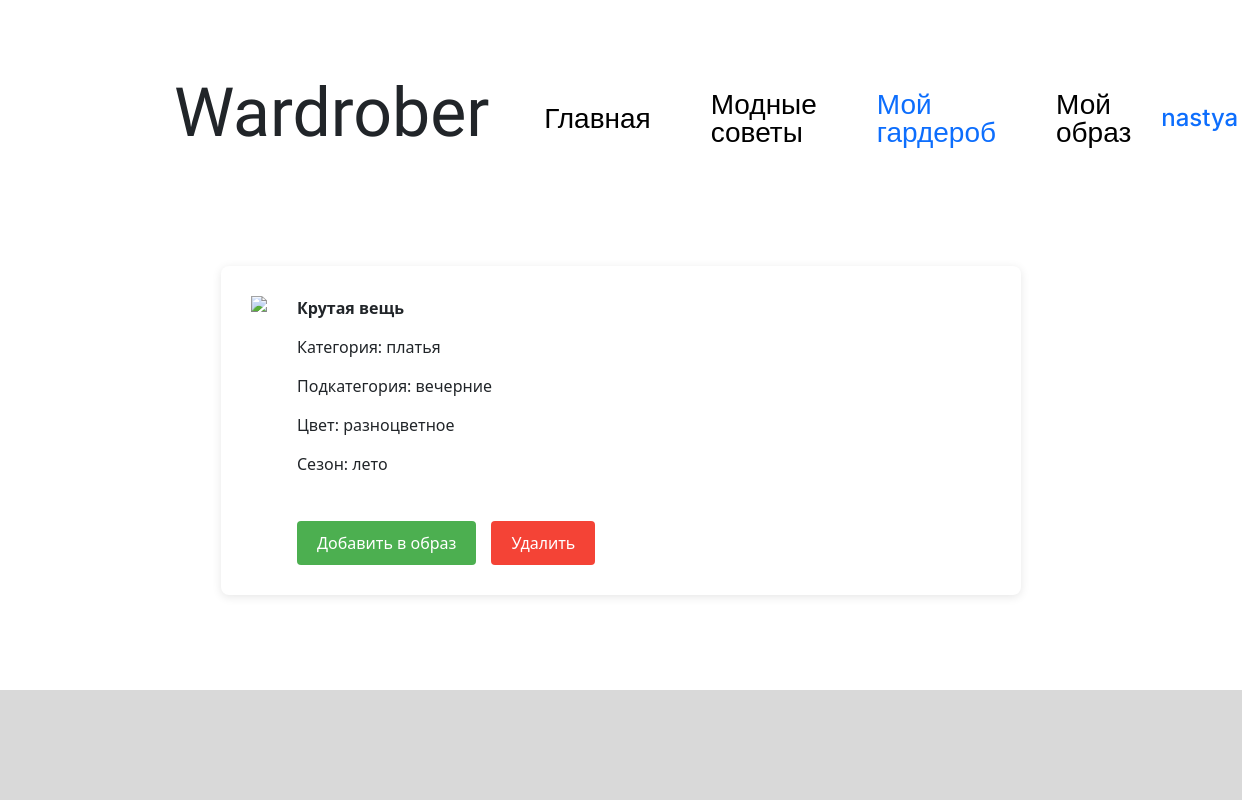
/wardrobe/card_of_thing/4 (signed in), run on the app's committed database.
### data/users.py (models this page shows, shortened)
class User(SqlAlchemyBase, UserMixin, SerializerMixin):
    __tablename__ = 'users'
    id = sqlalchemy.Column(sqlalchemy.Integer,
                           primary_key=True, autoincrement=True)
    name = sqlalchemy.Column(sqlalchemy.String, nullable=True)
    login = sqlalchemy.Column(sqlalchemy.String, nullable=True)
    hashed_password = sqlalchemy.Column(sqlalchemy.String, nullable=True)
    modified_date = sqlalchemy.Column(sqlalchemy.DateTime,
                                      default=datetime.datetime.now)

### data/wardrobe_items.py (models this page shows)
class WardrobeItem(SqlAlchemyBase, SerializerMixin):
    __tablename__ = 'wardrobeitems'
    id = sqlalchemy.Column(sqlalchemy.Integer,
                           primary_key=True, autoincrement=True)
    user_id = sqlalchemy.Column(sqlalchemy.Integer,sqlalchemy.ForeignKey("users.id"))
    img_url = sqlalchemy.Column(sqlalchemy.String, nullable=True)
    name = sqlalchemy.Column(sqlalchemy.String, nullable=True)
    category_id = sqlalchemy.Column(sqlalchemy.Integer)
    subcategory_id = sqlalchemy.Column(sqlalchemy.Integer)
    season = sqlalchemy.Column(sqlalchemy.String)
    color_id = sqlalchemy.Column(sqlalchemy.Integer)
    user = orm.relationship('User')

### tables this page shows
CREATE TABLE categories (id INTEGER PRIMARY KEY NOT NULL, name VARCHAR NOT NULL);

CREATE TABLE subcategories (id INTEGER PRIMARY KEY NOT NULL, name VARCHAR NOT NULL, parent_id NOT NULL REFERENCES categories (id));

CREATE TABLE colors (id INTEGER PRIMARY KEY NOT NULL, name VARCHAR NOT NULL);

### server.py (the view)
@app.route('/wardrobe/card_of_thing/<int:item_id>')
def card_of_thing(item_id):
    db_sess = db_session.create_session()
    query = text(f"SELECT name, color_id, category_id, subcategory_id, season, img_url FROM wardrobeitems WHERE id = {item_id}")
    items = db_sess.execute(query).fetchone()
    itt = [items[0]]
    query = text(f"SELECT name FROM colors WHERE id = {items[1]}")
    itt.append(db_sess.execute(query).fetchone()[0].lower())
    query = text(f"SELECT name FROM categories WHERE id = {items[2]}")
    itt.append(db_sess.execute(query).fetchone()[0])
    if items[3] != -1:
        query = text(f"SELECT name FROM subcategories WHERE id = {items[3]}")
        itt.append(db_sess.execute(query).fetchone()[0])
    else:
        itt.append(-1)
    itt.append(items[-2].lower())
    itt.append(items[-1].lower())
    return render_template('card_of_thing.html', path=request.path, item=itt)

### data/db_session.py (called while the page is built)
def create_session() -> Session:
    global __factory
    return __factory()

### server.py (called while the page is built)
@login_manager.user_loader
def load_user(user_id):
    db_sess = db_session.create_session()
    return db_sess.query(User).get(user_id)

### templates/card_of_thing.html
{% extends "base.html" %}
{% block content %}
{% if current_user.is_authenticated %}
<div class="container_crd_add">
    <img id="item-img" src="/static/users_images/{{item[-1]}}" />
    <div class="content-right_crd_add">
        <div class="item-details_crd_add">
            <p><strong>{{item[0]}}</strong></p>
            {% if item[2] != -1 %}
            <p>Категория: {{item[2]}}</p>
            {% endif %}
            {% if item[3] != -1 %}
            <p>Подкатегория: {{item[3]}}</p>
            {% endif %}
            <p>Цвет: {{item[1]}}</p>
            {% if item[4] != 'a' %}
            <p>Сезон: {{item[4]}}</p>
            {% endif %}
        </div>
        <div class="buttons_crd_add">
            <button class="btn_crd_add btn-add_crd_add">Добавить в образ</button>
            <button class="btn_crd_add btn-delete_crd_add">Удалить</button>
        </div>
    </div>
</div>
{% endif %}
{% endblock %}

### templates/base.html (shortened to what this page needs)
<!doctype html>
<html lang="en">
<head>
    <link href="https://cdn.jsdelivr.net/npm/bootstrap@5.3.3/dist/css/bootstrap.min.css"
          rel="stylesheet"
>
    <link rel="stylesheet" type="text/css" href="/static/css/style.css"/>
</head>
<body>
<header>
    <nav>
        <h1 class="main-name">Wardrober</h1>
        {% if path == '/' %}
        <a href="/" class="nav-item" style="color:#0D6EFD;">Главная</a>
        {% else %}
        <a href="/" class="nav-item" style="color:#000000;">Главная</a>
        {% endif %}
        {% if path == '/advices' %}
        <a href="/advices" class="nav-item" style="color:#0D6EFD;">Модные советы</a>
        {% else %}
        <a href="/advices" class="nav-item" style="color:#000000;">Модные советы</a>
        {% endif %}
        {% if 'wardrobe' in path %}
        <a href="/wardrobe" class="nav-item" style="color:#0D6EFD;">Мой гардероб</a>
        {% else %}
        <a href="/wardrobe" class="nav-item" style="color:#000000;">Мой гардероб</a>
        {% endif %}
        {% if path == '/look' %}
        <a href="/look" class="nav-item" style="color:#0D6EFD;">Мой образ</a>
        {% else %}
        <a href="/look" class="nav-item" style="color:#000000;">Мой образ</a>
        {% endif %}
        {% if current_user.is_authenticated %}
        <a id="user-name" href="/logout">{{ current_user.name }}</a>
        {% else %}
        <a href="/login" class="btn btn-primary mybtn">Вход</a>
        {% endif %}
    </nav>
</header>
<main role="main" class="container">
    {% block content %}{% endblock %}
</main>
<div id="bottom"></div>
</body>
</html>

### static/css/style.css (style rules this page uses)
body { display: flex; flex-direction: column; min-height: 100vh; }
.container { margin: 0px 0px 0px 0px; padding: 0px 0px 0px 0px; max-width: 100vw; flex: 1; }
#bottom { background-color: #D9D9D9; margin: 40px, 0, 0, 0; height: 110px; width: 100vw; }
nav { display: flex; justify-content: space-between; align-items: center; margin: 60px 14vw 60px 14vw; }
.main-name { font-family: "Italianno", cursive; font-weight: 400; font-size: 68px; font-style: normal; margin-right: 2vw; }
.nav-item, .mybtn { font-family: "Inter", sans-serif; font-size: 28px; font-weight: 300; font-style: normal; text-decoration: none; margin: 30px; line-height: 100%; }
#user-name { font-family: "Inter", sans-serif; font-size: 24px; font-weight: 500; font-style: normal; text-decoration: none; }
.container_crd_add { max-width: 800px; margin: 30px auto; background-color: #fff; border-radius: 8px; box-shadow: 0 2px 10px rgba(0,0,0,0.1); padding: 30px; display: flex; gap: 30px; }
.content-right_crd_add { flex: 1; display: flex; flex-direction: column; }
.item-details_crd_add { margin-bottom: 30px; }
.item-details_crd_add p { margin-bottom: 15px; font-size: 16px; text-align: left; }
.buttons_crd_add { display: flex; gap: 15px; margin-top: auto; }
.btn_crd_add { padding: 10px 20px; border: none; border-radius: 4px; font-size: 16px; cursor: pointer; transition: background-color 0.3s; }
.btn-add_crd_add { background-color: #4CAF50; color: white; }
.btn-delete_crd_add { background-color: #f44336; color: white; }
#item-img { height: 200px; width: auto; object-fit: contain; }

### data on the page
User: name "nastya"
WardrobeItem: name "Крутая вещь", season "лето"
categories: name "платья"
subcategories: name "вечерние"
colors: name "разноцветное"
